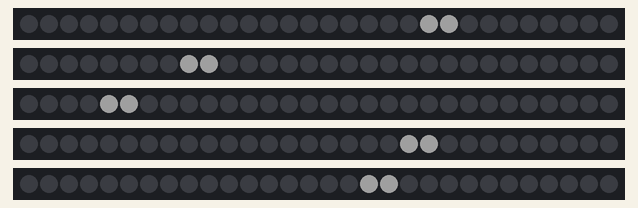
This sketch was run on a simulated Arduino Uno, built for the host (arithmetic inside an expression is 32-bit, double 64-bit). Parts: 5 × 30 RGB LEDs in strip order, left to right. Dim RGB values are drawn brighter than linear; random numbers use the default seed unless the sketch sets one.

Above: at 0.25 s.
At 2.44 s:
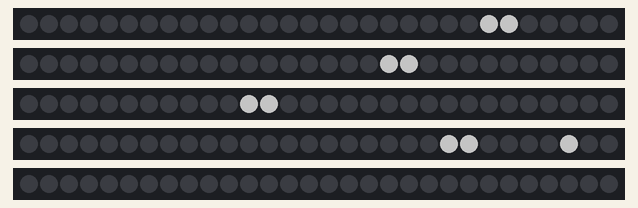
At 4.08 s:
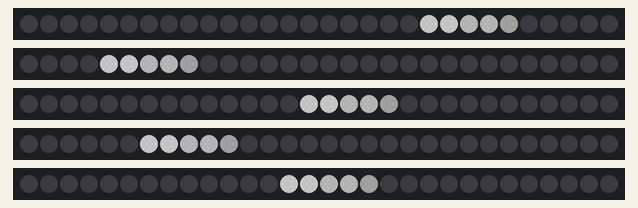
At 5.85 s:
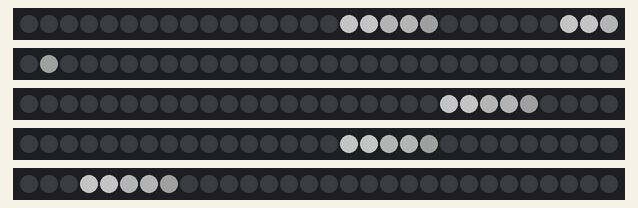
At 9.23 s:
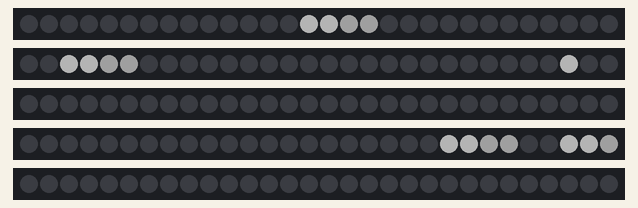
At 12.05 s:
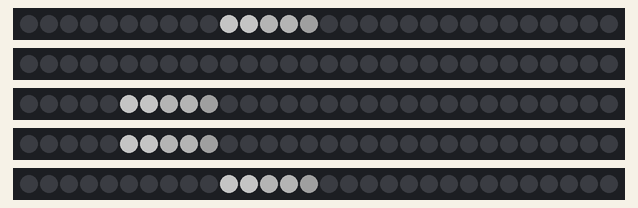

The sketch:

rain.ino
```cpp
#include <Adafruit_NeoPixel.h>
#ifdef __AVR__
  #include <avr/power.h>
#endif

#define NUM_PIXELS 30
#define NUM_LED_STRIPS 5
#define WAIT 50
#define DEBUG 1

// Parameter 1 = number of pixels in strip
// Parameter 2 = Arduino pin number (most are valid)
// Parameter 3 = pixel type flags, add together as needed:
//   NEO_KHZ800  800 KHz bitstream (most NeoPixel products w/WS2812 LEDs)
//   NEO_KHZ400  400 KHz (classic 'v1' (not v2) FLORA pixels, WS2811 drivers)
//   NEO_GRB     Pixels are wired for GRB bitstream (most NeoPixel products)
//   NEO_RGB     Pixels are wired for RGB bitstream (v1 FLORA pixels, not v2)
//   NEO_RGBW    Pixels are wired for RGBW bitstream (NeoPixel RGBW products)

// initiate number of strips
Adafruit_NeoPixel s;

Adafruit_NeoPixel strip_0 = Adafruit_NeoPixel(NUM_PIXELS, 2, NEO_GRB + NEO_KHZ800);
Adafruit_NeoPixel strip_1 = Adafruit_NeoPixel(NUM_PIXELS, 3, NEO_GRB + NEO_KHZ800);
Adafruit_NeoPixel strip_2 = Adafruit_NeoPixel(NUM_PIXELS, 4, NEO_GRB + NEO_KHZ800);
Adafruit_NeoPixel strip_3 = Adafruit_NeoPixel(NUM_PIXELS, 5, NEO_GRB + NEO_KHZ800);
Adafruit_NeoPixel strip_4 = Adafruit_NeoPixel(NUM_PIXELS, 6, NEO_GRB + NEO_KHZ800);

//Adafruit_NeoPixel strip_5 = Adafruit_NeoPixel(NUM_PIXELS, 7, NEO_GRB + NEO_KHZ800);
//Adafruit_NeoPixel strip_6 = Adafruit_NeoPixel(NUM_PIXELS, 8, NEO_GRB + NEO_KHZ800);
//Adafruit_NeoPixel strip_7 = Adafruit_NeoPixel(NUM_PIXELS, 9, NEO_GRB + NEO_KHZ800);
//Adafruit_NeoPixel strip_8 = Adafruit_NeoPixel(NUM_PIXELS, 10, NEO_GRB + NEO_KHZ800);
//Adafruit_NeoPixel strip_9 = Adafruit_NeoPixel(NUM_PIXELS, 11, NEO_GRB + NEO_KHZ800);

// IMPORTANT: To reduce NeoPixel burnout risk, add 1000 uF capacitor across
// pixel power leads, add 300 - 500 Ohm resistor on first pixel's data input
// and minimize distance between Arduino and first pixel.  Avoid connecting
// on a live circuit...if you must, connect GND first.

void setup() {
#ifdef DEBUG
Serial.begin(9600);
#endif


  strip_0.begin();
  strip_1.begin();
  strip_2.begin();
  strip_3.begin();
  strip_4.begin();


  strip_0.show(); // Initialize all pixels to 'off'
  strip_1.show();
  strip_2.show();
  strip_3.show();
  strip_4.show();

 void setColors( uint32_t newColors);
}
uint32_t colors[NUM_LED_STRIPS][NUM_PIXELS];  //initiate 2D array of colors
uint32_t temp[NUM_LED_STRIPS][NUM_PIXELS];  //initiate 2D array of colors


void loop() {
  rain();
}

void rain() {
  int j, raindropSize = 8;

    int y0 = random(NUM_PIXELS), y1 = random(NUM_PIXELS), y2 = random(NUM_PIXELS), y3 = random(NUM_PIXELS), y4 = random(NUM_PIXELS);
       for (int k=0; k<raindropSize+raindropSize; k++) {

         for (j=0; j<NUM_PIXELS; j++) {
            //for first LED strip
            if((j>=(y0-k)) && (j<=(y0+k))) {
              if (k<raindropSize) {colors[0][NUM_PIXELS-(y0+k)] = s.Color(((255/raindropSize)*(k/2))%255,((255/raindropSize)*(k/2))%255,((255/raindropSize)*(k/2))%255);}
              else
              colors[0][NUM_PIXELS-(y0+k-raindropSize+2)] = s.Color(0,0,0);
            }
            else
              colors[0][NUM_PIXELS-j] = s.Color(0,0,0);

            //2nd LED strip
            if((j>=(y1-k)) && (j<=(y1+k))) {
              if (k<raindropSize) {colors[1][NUM_PIXELS-(y1+k)] = s.Color(((255/raindropSize)*(k/2))%255,((255/raindropSize)*(k/2))%255,((255/raindropSize)*(k/2))%255);}
              else
              colors[1][NUM_PIXELS-(y1+k-raindropSize+2)] = s.Color(0,0,0);
            }
            else
              colors[1][NUM_PIXELS-j] = s.Color(0,0,0);

            //3rd LED strip
            if((j>=(y2-k)) && (j<=(y2+k))) {
              if (k<raindropSize) {colors[2][NUM_PIXELS-(y2+k)] = s.Color(((255/raindropSize)*(k/2))%255,((255/raindropSize)*(k/2))%255,((255/raindropSize)*(k/2))%255);}
              else
              colors[2][NUM_PIXELS-(y2+k-raindropSize+2)] = s.Color(0,0,0);
            }
            else
              colors[2][NUM_PIXELS-j] = s.Color(0,0,0);

            //4th LED strip
            if((j>=(y3-k)) && (j<=(y3+k))) {
              if (k<raindropSize) {colors[3][NUM_PIXELS-(y3+k)] = s.Color(((255/raindropSize)*(k/2))%255,((255/raindropSize)*(k/2))%255,((255/raindropSize)*(k/2))%255);}
              else
              colors[3][NUM_PIXELS-(y3+k-raindropSize+2)] = s.Color(0,0,0);
            }
            else
              colors[3][NUM_PIXELS-j] = s.Color(0,0,0);

            //5th LED strip
            if((j>=(y4-k)) && (j<=(y4+k))) {
              if (k<raindropSize) {colors[4][NUM_PIXELS-(y4+k)] = s.Color(((255/raindropSize)*(k/2))%255,((255/raindropSize)*(k/2))%255,((255/raindropSize)*(k/2))%255);}
              else
              colors[4][NUM_PIXELS-(y4+k-raindropSize+2)] = s.Color(0,0,0);
            }
            else
              colors[4][NUM_PIXELS-j] = s.Color(0,0,0);
         }
         setColors(colors);
       }


}


//XXXXXXXXXXXXXXXXXXXXXXXXXXXXXXXXXXXXXXXXXXXXXXXXXXXXXXXXXXXXXXXXXXXXX
// This is the beginning of the functions which set the LED lights.
// saves current state of LED lights into an array.
void saveCurrentState(uint32_t currColors[][30], uint32_t newColors[][30]) {
  for (int i=0; i<NUM_LED_STRIPS;  i++) {
    for (int j=0; j<NUM_PIXELS; j++) {
      newColors[i][j] = currColors[i][j];
    }
  }
}

// setColors() physically sets the LED light of each pixel and shows it.
void setColors(uint32_t newColors[][30]) {
  for (int i=0; i<NUM_LED_STRIPS;  i++) {
    for (int j=0; j<NUM_PIXELS; j++) {
      setLED(i, j, newColors[i][j]);
    }
  }
  strip_0.show();
  strip_1.show();
  strip_2.show();
  strip_3.show();
  strip_4.show();

/* //add for the other 5 LED strips
  strip_5.show();
  strip_6.show();
  strip_7.show();
  strip_8.show();
  strip_9.show();
*/
  delay(WAIT);
}


// this sets the pixel color at a certain node
void setLED(int row, int light, uint32_t c) {
  switch (row) {
    case 0:
      strip_0.setPixelColor(light, c);
      break;
    case 1:
      strip_1.setPixelColor(light, c);
      break;
    case 2:
      strip_2.setPixelColor(light, c);
      break;
    case 3:
      strip_3.setPixelColor(light, c);
      break;
    case 4:
      strip_4.setPixelColor(light, c);
      break;
/* //this is for all 10 lights
    case 5:
      strip_5.setPixelColor(light, c);
      break;
    case 6:
      strip_6.setPixelColor(light, c);
      break;
    case 7:
      strip_7.setPixelColor(light, c);
      break;
    case 8:
      strip_8.setPixelColor(light, c);
      break;
    case 9:
      strip_9.setPixelColor(light, c);
      break;
*/
  }
}
```
